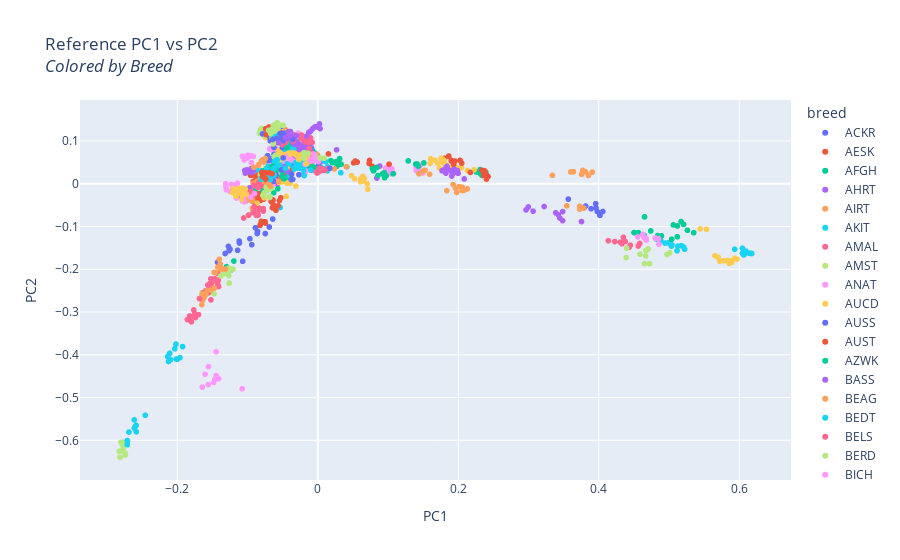

Notebook code cell kept with this figure:
### Markdown cell above
###### Interactive Plots

Show the interactive versions of the top 2 plots above (must view with JS enabled, e.g. w/ https://nbviewer.jupyter.org/).

### Code cell
fig3
